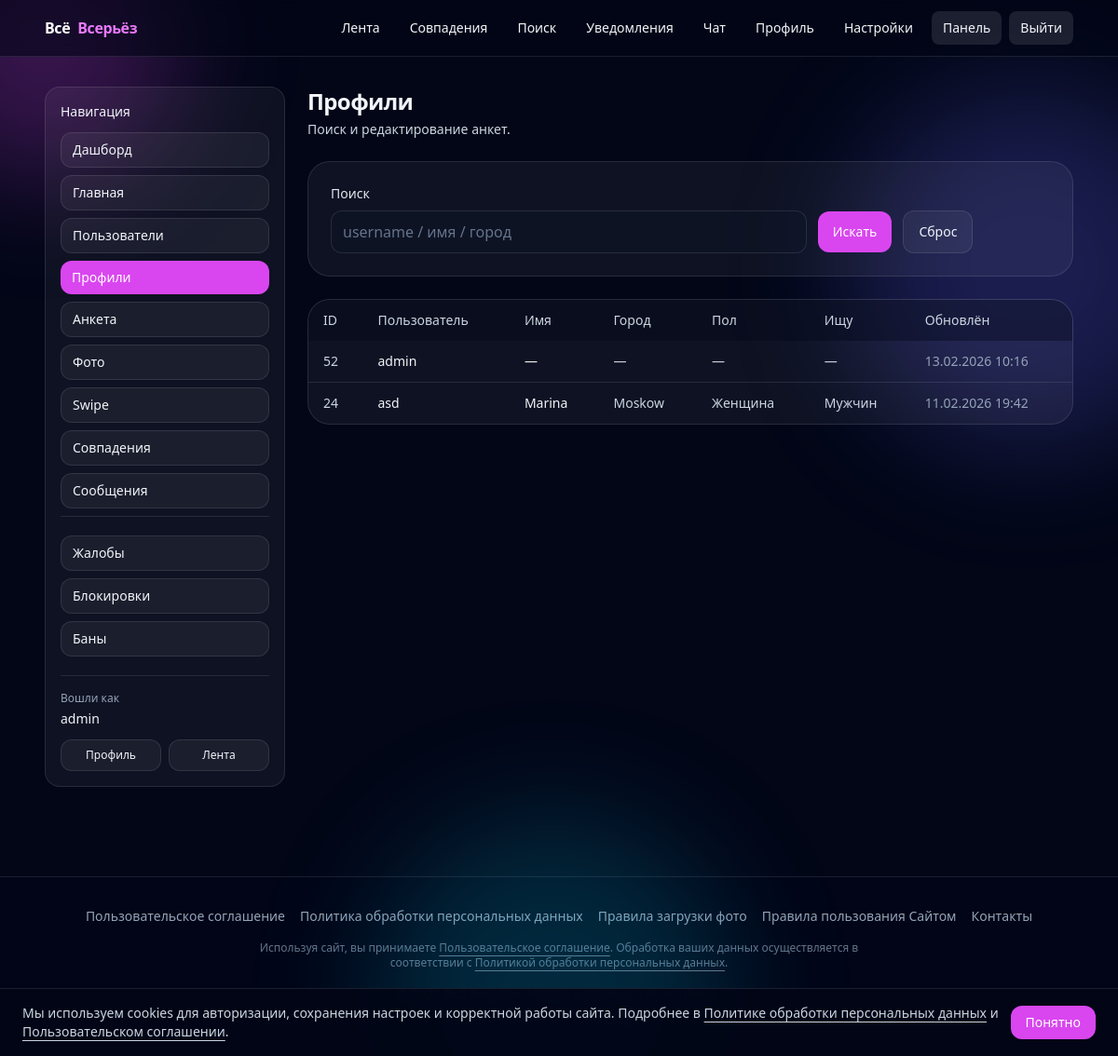
/panel/profiles/ (signed in), run on the app's committed database.
### accounts/models.py (models this page shows, shortened)
class User(AbstractUser):
    email = models.EmailField(unique=True)
    email_verified = models.BooleanField(default=False)
    wallet_balance = models.DecimalField(
        max_digits=10, decimal_places=2, default=Decimal("0"))
    terms_accepted_at = models.DateTimeField(null=True, blank=True)
    privacy_accepted_at = models.DateTimeField(null=True, blank=True)
    special_category_consent = models.BooleanField(default=False)
    special_category_consent_at = models.DateTimeField(null=True, blank=True)
    special_category_consent_revoked_at = models.DateTimeField(
        null=True, blank=True)
    sexual_consent = models.BooleanField(default=False)
    sexual_consent_at = models.DateTimeField(null=True, blank=True)
    sexual_consent_revoked_at = models.DateTimeField(null=True, blank=True)
    religious_consent = models.BooleanField(default=False)
    religious_consent_at = models.DateTimeField(null=True, blank=True)
    religious_consent_revoked_at = models.DateTimeField(null=True, blank=True)

### profiles/models.py (models this page shows, shortened)
class Profile(models.Model):
    class Gender(models.TextChoices):
        MALE = "male", "Мужчина"
        FEMALE = "female", "Женщина"
        OTHER = "other", "Другое"
    class LookingFor(models.TextChoices):
        MEN = "men", "Мужчин"
        WOMEN = "women", "Женщин"
        EVERYONE = "everyone", "Всех"
    user = models.OneToOneField(
        settings.AUTH_USER_MODEL,
        on_delete=models.CASCADE,
        related_name="profile",
    )
    display_name = models.CharField(max_length=64, blank=True)
    bio = models.TextField(blank=True)
    city = models.CharField(max_length=64, blank=True)
    birth_date = models.DateField(null=True, blank=True)
    gender = models.CharField(
        max_length=16, choices=Gender.choices, blank=True)
    looking_for = models.CharField(
        max_length=16, choices=LookingFor.choices, blank=True)
    native_language = models.CharField(max_length=64, blank=True, verbose_name="Родной язык")
    avatar = models.ImageField(upload_to="avatars/", null=True, blank=True)
    questionnaire_me = models.JSONField(default=dict, blank=True)
    questionnaire_ideal = models.JSONField(default=dict, blank=True)
    class Theme(models.TextChoices):
        DARK = "dark", "Тёмная"
        LIGHT = "light", "Светлая"
    ui_theme = models.CharField(
        max_length=16, choices=Theme.choices, default=Theme.DARK)
    notify_email_matches = models.BooleanField(default=True)
    notify_email_messages = models.BooleanField(default=True)
    notify_email_marketing = models.BooleanField(default=False)
    created_at = models.DateTimeField(auto_now_add=True)
    updated_at = models.DateTimeField(auto_now=True)

### panel/views.py (the view)
# urls.py: path("profiles/", views.profiles_list, name="panel_profiles"),
@staff_required
def profiles_list(request):
    q = (request.GET.get("q") or "").strip()
    qs = Profile.objects.select_related("user").order_by("-updated_at")
    if q:
        qs = qs.filter(
            Q(user__username__icontains=q)
            | Q(display_name__icontains=q)
            | Q(city__icontains=q)
        )
    page_obj, base_qs = _paginate(request, qs, per_page=50)
    return render(
        request,
        "panel/profiles_list.html",
        {
            "page_obj": page_obj,
            "base_qs": base_qs,
            "q": q,
        },
    )

### accounts/context_processors.py (called while the page is built)
def unread_notifications(request):
    user = getattr(request, "user", None)
    if not user or not getattr(user, "is_authenticated", False):
        return {"unread_notifications_count": 0, "unread_chat_notifications_count": 0}
    from .models import UserNotification
    count = UserNotification.objects.filter(recipient=user, is_read=False).count()
    chat_count = UserNotification.objects.filter(
        recipient=user,
        is_read=False,
        event=UserNotification.Event.NEW_MESSAGE,
    ).count()
    return {"unread_notifications_count": count, "unread_chat_notifications_count": chat_count}

def staff_flags(request):
    user = getattr(request, "user", None)
    if not user or not getattr(user, "is_authenticated", False):
        return {"is_matchmaker": False}
    try:
        is_matchmaker = user.groups.filter(name="matchmaker").exists()
    except Exception:
        is_matchmaker = False
    return {"is_matchmaker": bool(is_matchmaker)}

### matchmaking/models.py (called while the page is built)
    def active(self):
        now = timezone.now()
        return self.filter(revoked_at__isnull=True).filter(
            Q(expires_at__isnull=True) | Q(expires_at__gt=now)
        )

### panel/views.py (called while the page is built)
def staff_required(view_func):
    @login_required
    @wraps(view_func)
    def _wrapped(request, *args, **kwargs):
        if not request.user.is_staff:
            raise PermissionDenied
        return view_func(request, *args, **kwargs)
    return _wrapped

def _paginate(request, qs, per_page: int = 50):
    paginator = Paginator(qs, per_page)
    page_number = request.GET.get("page") or 1
    page_obj = paginator.get_page(page_number)
    params = request.GET.copy()
    if "page" in params:
        params.pop("page")
    base_qs = params.urlencode()
    return page_obj, base_qs

### templates/panel/profiles_list.html (shortened to what this page needs)
{% extends 'panel/base.html' %}
{% block panel_heading %}Профили{% endblock %}
{% block panel_subtitle %}Поиск и редактирование анкет.{% endblock %}
{% block panel_content %}
<div class="rounded-3xl border border-white/10 bg-white/5 p-6">
    <form method="get" class="grid gap-3 sm:grid-cols-3 sm:items-end">
        <div class="sm:col-span-2">
            <label class="mb-1 block text-sm text-slate-200" for="q">Поиск</label>
            <input id="q" name="q" value="{{ q }}" placeholder="username / имя / город" />
        </div>
        <div class="flex items-center gap-3">
            <button type="submit" class="rounded-xl bg-fuchsia-500 px-4 py-3 text-sm font-medium text-white hover:bg-fuchsia-400">Искать</button>
            <a href="{% url 'panel_profiles' %}" class="rounded-xl border border-white/10 bg-white/5 px-4 py-3 text-sm font-medium hover:bg-white/10">Сброс</a>
        </div>
    </form>
</div>
<div class="mt-6 overflow-hidden rounded-3xl border border-white/10 bg-white/5">
    <div class="overflow-auto">
        <table class="min-w-full text-sm">
            <thead class="bg-slate-950/40 text-slate-300">
                <tr>
                    <th class="px-4 py-3 text-left font-medium">ID</th>
                    <th class="px-4 py-3 text-left font-medium">Пользователь</th>
                    <th class="px-4 py-3 text-left font-medium">Имя</th>
                    <th class="px-4 py-3 text-left font-medium">Город</th>
                    <th class="px-4 py-3 text-left font-medium">Пол</th>
                    <th class="px-4 py-3 text-left font-medium">Ищу</th>
                    <th class="px-4 py-3 text-left font-medium">Обновлён</th>
                </tr>
            </thead>
            <tbody class="divide-y divide-white/10">
                {% for p in page_obj.object_list %}
                <tr class="hover:bg-white/5">
                    <td class="px-4 py-3 text-slate-300">{{ p.id }}</td>
                    <td class="px-4 py-3">
                        <a class="font-medium hover:underline" href="{% url 'panel_user_detail' p.user_id %}">{{ p.user.username }}</a>
                    </td>
                    <td class="px-4 py-3">
                        <a class="font-medium hover:underline" href="{% url 'panel_profile_detail' p.id %}">{{ p.display_name|default:'—' }}</a>
                    </td>
                    <td class="px-4 py-3 text-slate-300">{{ p.city|default:'—' }}</td>
                    <td class="px-4 py-3 text-slate-300">{{ p.get_gender_display|default:'—' }}</td>
                    <td class="px-4 py-3 text-slate-300">{{ p.get_looking_for_display|default:'—' }}</td>
                    <td class="px-4 py-3 text-slate-400">{{ p.updated_at|date:'d.m.Y H:i' }}</td>
                </tr>
                {% empty %}
                <tr>
                    <td class="px-4 py-8 text-center text-slate-300" colspan="7">Ничего не найдено.</td>
                </tr>
                {% endfor %}
            </tbody>
        </table>
    </div>
</div>
{% endblock %}

### templates/panel/base.html (shortened to what this page needs)
{% extends 'base.html' %}
{% block content %}
<div class="grid gap-6 lg:grid-cols-12">
    <aside class="lg:col-span-3">
        <div class="rounded-2xl border border-white/10 bg-white/5 p-4">
            <div class="text-sm font-medium">Навигация</div>
            {% with current=request.resolver_match.url_name %}
            <nav class="mt-3 space-y-2 text-sm">
                {% if request.user.is_staff %}
                <a href="{% url 'panel_dashboard' %}"
                    class="block rounded-xl px-3 py-2 font-medium {% if current == 'panel_dashboard' %}bg-fuchsia-500 text-white{% else %}border border-white/10 bg-white/5 text-slate-100 hover:bg-white/10{% endif %}">Дашборд</a>
                <a href="{% url 'panel_home_pages' %}"
                    class="block rounded-xl px-3 py-2 font-medium {% if current == 'panel_home_pages' or current == 'panel_home_page_create' or current == 'panel_home_page_edit' or current == 'panel_home_block_create' or current == 'panel_home_block_edit' %}bg-fuchsia-500 text-white{% else %}border border-white/10 bg-white/5 text-slate-100 hover:bg-white/10{% endif %}">Главная</a>
                <a href="{% url 'panel_users' %}"
                    class="block rounded-xl px-3 py-2 font-medium {% if current == 'panel_users' or current == 'panel_user_detail' or current == 'panel_user_set_password' %}bg-fuchsia-500 text-white{% else %}border border-white/10 bg-white/5 text-slate-100 hover:bg-white/10{% endif %}">Пользователи</a>
                <a href="{% url 'panel_profiles' %}"
                    class="block rounded-xl px-3 py-2 font-medium {% if current == 'panel_profiles' or current == 'panel_profile_detail' %}bg-fuchsia-500 text-white{% else %}border border-white/10 bg-white/5 text-slate-100 hover:bg-white/10{% endif %}">Профили</a>
                <a href="{% url 'panel_questionnaire_sections' %}"
                    class="block rounded-xl px-3 py-2 font-medium {% if current == 'panel_questionnaire_sections' or current == 'panel_questionnaire_section_create' or current == 'panel_questionnaire_section_edit' or current == 'panel_questionnaire_question_create' or current == 'panel_questionnaire_question_edit' or current == 'panel_questionnaire_choice_create' or current == 'panel_questionnaire_choice_edit' %}bg-fuchsia-500 text-white{% else %}border border-white/10 bg-white/5 text-slate-100 hover:bg-white/10{% endif %}">Анкета</a>
                <a href="{% url 'panel_photos' %}"
                    class="block rounded-xl px-3 py-2 font-medium {% if current == 'panel_photos' %}bg-fuchsia-500 text-white{% else %}border border-white/10 bg-white/5 text-slate-100 hover:bg-white/10{% endif %}">Фото</a>
                <a href="{% url 'panel_swipes' %}"
                    class="block rounded-xl px-3 py-2 font-medium {% if current == 'panel_swipes' %}bg-fuchsia-500 text-white{% else %}border border-white/10 bg-white/5 text-slate-100 hover:bg-white/10{% endif %}">Swipe</a>
                <a href="{% url 'panel_matches' %}"
                    class="block rounded-xl px-3 py-2 font-medium {% if current == 'panel_matches' %}bg-fuchsia-500 text-white{% else %}border border-white/10 bg-white/5 text-slate-100 hover:bg-white/10{% endif %}">Совпадения</a>
                <a href="{% url 'panel_messages' %}"
                    class="block rounded-xl px-3 py-2 font-medium {% if current == 'panel_messages' %}bg-fuchsia-500 text-white{% else %}border border-white/10 bg-white/5 text-slate-100 hover:bg-white/10{% endif %}">Сообщения</a>
                <div class="mt-3 border-t border-white/10 pt-3"></div>
                <a href="{% url 'panel_reports' %}"
                    class="block rounded-xl px-3 py-2 font-medium {% if current == 'panel_reports' %}bg-fuchsia-500 text-white{% else %}border border-white/10 bg-white/5 text-slate-100 hover:bg-white/10{% endif %}">Жалобы</a>
                <a href="{% url 'panel_blocks' %}"
                    class="block rounded-xl px-3 py-2 font-medium {% if current == 'panel_blocks' %}bg-fuchsia-500 text-white{% else %}border border-white/10 bg-white/5 text-slate-100 hover:bg-white/10{% endif %}">Блокировки</a>
                <a href="{% url 'panel_bans' %}"
                    class="block rounded-xl px-3 py-2 font-medium {% if current == 'panel_bans' or current == 'panel_ban_create' or current == 'panel_user_ban' %}bg-fuchsia-500 text-white{% else %}border border-white/10 bg-white/5 text-slate-100 hover:bg-white/10{% endif %}">Баны</a>
                {% endif %}
            </nav>
            {% endwith %}
            <div class="mt-5 border-t border-white/10 pt-4">
                <div class="text-xs text-slate-400">Вошли как</div>
                <div class="mt-1 text-sm font-medium">{{ request.user.username }}</div>
                <div class="mt-3 flex gap-2">
                    <a href="{% url 'me' %}"
                        class="flex-1 rounded-xl border border-white/10 bg-white/5 px-3 py-2 text-center text-xs font-medium hover:bg-white/10">Профиль</a>
                    <a href="{% url 'feed' %}"
                        class="flex-1 rounded-xl border border-white/10 bg-white/5 px-3 py-2 text-center text-xs font-medium hover:bg-white/10">Лента</a>
                </div>
            </div>
        </div>
    </aside>
    <section class="lg:col-span-9">
        <div class="flex flex-col gap-4 sm:flex-row sm:items-center sm:justify-between">
            <div>
                <h1 class="text-2xl font-semibold tracking-tight">{% block panel_heading %}Панель{% endblock %}</h1>
                <p class="mt-1 text-sm text-slate-300">{% block panel_subtitle %}{% endblock %}</p>
            </div>
        </div>
        <div class="mt-6">
            {% block panel_content %}{% endblock %}
        </div>
    </section>
</div>
{% endblock %}

### templates/base.html (style rules this page uses)
:root { color-scheme: dark; }
html { scroll-behavior: smooth; }

### data on the page
User: user.username "admin"
Profile: id "52", user.username "admin", display_name "—", city "—", gender "—", looking_for "—", updated_at "13.02.2026 10:16"
Profile: id "24", user.username "asd", display_name "Marina", city "Moskow", gender "Женщина", looking_for "Мужчин", updated_at "11.02.2026 19:42"
